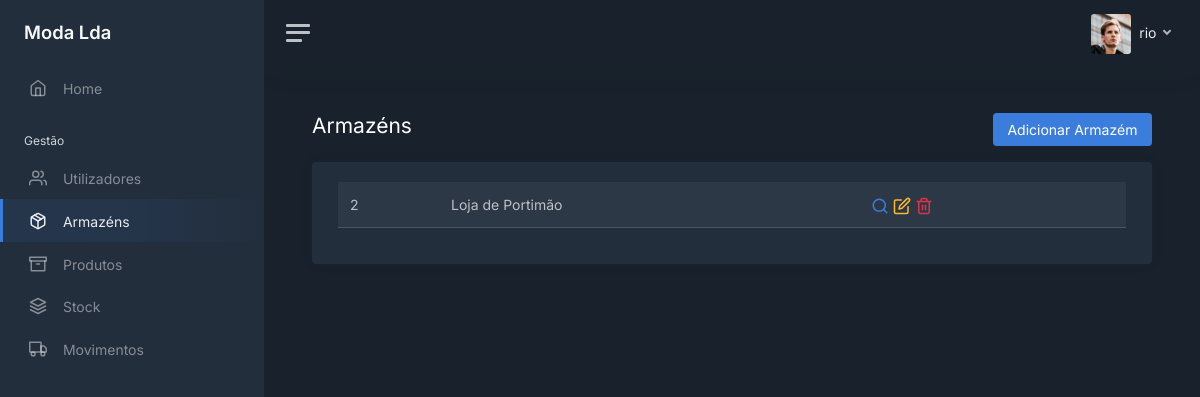
Screenshot of /warehouses (signed in) with the database file from the repository.
### modules/login/models.py (models this page shows, shortened)
class User(UserMixin, db.Model):
    __tablename__ = 'users'
    __table_args__ = {'extend_existing': True}
    id = db.Column(db.Integer, primary_key=True)
    username = db.Column(db.String(), unique=True)
    password = db.Column(db.String())
    role = db.Column(db.String())
    last_login = db.Column(db.DateTime, server_default=db.func.now())
    active = db.Column(db.Boolean, unique=False, default=True)

### modules/main/models.py (models this page shows, shortened)
class Warehouse(db.Model):
    __tablename__ = 'warehouses'
    __table_args__ = {'extend_existing': True}
    id = db.Column(db.Integer, primary_key=True)
    name = db.Column(db.String(), unique=True)
    address = db.Column(db.String())
    phone = db.Column(db.String())
    active = db.Column(db.Boolean, unique=False, default=True)

### modules/main/views.py (the view)
@bp.route('/warehouses')
@login_required
def warehouses():
    warehouses_query = Warehouse.query.filter_by(active=1).all()
    if current_user.role == 'admin' or current_user.role == 'gerente':
        return render_template('warehouses/warehouses_table.html', user=current_user, tab="warehouses",
                               all_warehouses=warehouses_query)
    else:
        return redirect(request.referrer or 'home')

### modules/login/models.py (called while the page is built)
@login_manager.user_loader
def load_user(user_id):
    return User.query.get(int(user_id))

### modules/main/templates/warehouses/warehouses_table.html (shortened to what this page needs)
<!DOCTYPE html>
<html lang="en">
<head>
    <link href="/static/css/dashboard.css" rel="stylesheet">
    <link href="https://cdn.datatables.net/1.13.7/css/dataTables.bootstrap5.min.css" rel="stylesheet">
</head>
{% extends 'sidebar.html' %}
{% block content %}
    <div class="row">
        <div class="col float-start">
            <h1 class="h3 mb-3">Armazéns</h1>
        </div>
        <div class="col">
            <div class="mb-3 float-end">
                <a href="/warehouses/add" class="btn btn-primary">Adicionar Armazém</a>
            </div>
        </div>
    </div>
    <div class="card">
        <div class="card-body">
            <div class="container-fluid">
                <table id="users" class="table table-striped">
                    <tbody>
                        {% for warehouse in all_warehouses %}
                            <tr>
                                <td>{{ warehouse.id }}</td>
                                <td>{{ warehouse.name }}</td>
                                <td>
                                    <a class="text-decoration-none" href="/warehouses/{{ warehouse.id }}">
                                        <i class="align-middle" data-feather="search"></i>
                                    </a>
                                    <a class="text-decoration-none" href="/warehouses/edit/{{ warehouse.id }}">
                                        <i class="align-middle text-warning" data-feather="edit"></i>
                                    </a>
                                    <a class="text-decoration-none">
                                        <form action="/warehouses/delete/{{ warehouse.id }}" method="POST" class="d-inline">
                                            <button type="submit" style="all: unset">
                                                <i class="align-middle text-danger" data-feather="trash-2"></i>
                                            </button>
                                        </form>
                                     </a>
                                </td>
                            </tr>
                        {% endfor %}
                    </tbody>
                </table>
            </div>
        </div>
    </div>
{% endblock %}

### modules/main/templates/sidebar.html (shortened to what this page needs)
<body data-theme="dark">
<div class="wrapper">
    <nav id="sidebar" class="sidebar js-sidebar">
        <div class="sidebar-content js-simplebar">
            <a class="sidebar-brand" href="/home">
                <span class="align-middle">Moda Lda</span>
            </a>
            <ul class="sidebar-nav">
                <li class="sidebar-item {% if tab == 'home' %}active{% endif %}">
                    <a class="sidebar-link" href="/home">
                        <i class="align-middle" data-feather="home"></i> <span class="align-middle">Home</span>
                    </a>
                </li>
                <li class="sidebar-header">
                    Gestão
                </li>
                {% if user.role == 'admin' or user.role == 'gerente' %}
                <li class="sidebar-item {% if tab == 'users' %}active{% endif %}">
                    <a class="sidebar-link" href="/users">
                        <i class="align-middle" data-feather="users"></i> <span class="align-middle">Utilizadores</span>
                    </a>
                </li>
                {% endif %}
                {% if user.role == 'admin' or user.role == 'gerente' %}
                <li class="sidebar-item {% if tab == 'warehouses' %}active{% endif %}">
                    <a class="sidebar-link" href="/warehouses">
                        <i class="align-middle" data-feather="package"></i> <span class="align-middle">Armazéns</span>
                    </a>
                </li>
                {% endif %}
                <li class="sidebar-item {% if tab == 'products' %}active{% endif %}">
                    <a class="sidebar-link" href="/products">
                        <i class="align-middle" data-feather="archive"></i> <span class="align-middle">Produtos</span>
                    </a>
                </li>
                <li class="sidebar-item {% if tab == 'stock' %}active{% endif %}">
                    <a class="sidebar-link" href="/stock">
                        <i class="align-middle" data-feather="layers"></i> <span class="align-middle">Stock</span>
                    </a>
                </li>
                <li class="sidebar-item {% if tab == 'movements' %}active{% endif %}">
                    <a class="sidebar-link" href="/movements">
                        <i class="align-middle" data-feather="truck"></i> <span class="align-middle">Movimentos</span>
                    </a>
                </li>
            </ul>
        </div>
    </nav>
    <div class="main">
        <nav class="navbar navbar-expand navbar-light navbar-bg">
            <a class="sidebar-toggle js-sidebar-toggle">
                <i class="hamburger align-self-center"></i>
            </a>
            <div class="navbar-collapse collapse">
                <ul class="navbar-nav navbar-align">
                    <li class="nav-item dropdown">
                        <a class="nav-link dropdown-toggle d-none d-sm-inline-block" href="#" data-bs-toggle="dropdown">
                            <img src="/static/img/avatars/avatar.jpg" class="avatar img-fluid rounded me-1"
                                 alt="{{ user.username }}"/> <span class="text-dark"> {{ user.username }} </span>
                        </a>
                    </li>
                </ul>
            </div>
        </nav>
        <main class="content">
            <div class="container-fluid p-0">
                {% block content %}
                {% endblock %}
            </div>
        </main>
    </div>
</div>
</body>
</html>

### rows the page displays
User: username "rio"
Warehouse: id "2", name "Loja de Portimão"
